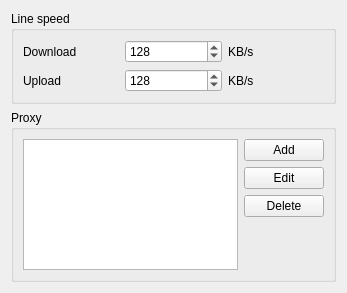
<ui version="4.0" >
 <class>SettingsNetworkForm</class>
 <widget class="QWidget" name="SettingsNetworkForm" >
  <property name="geometry" >
   <rect>
    <x>0</x>
    <y>0</y>
    <width>347</width>
    <height>293</height>
   </rect>
  </property>
  <property name="windowTitle" >
   <string>Network</string>
  </property>
  <layout class="QGridLayout" >
   <item row="0" column="0" >
    <widget class="QGroupBox" name="groupBox" >
     <property name="title" >
      <string>Line speed</string>
     </property>
     <layout class="QGridLayout" >
      <item row="0" column="0" >
       <widget class="QLabel" name="label" >
        <property name="text" >
         <string>Download</string>
        </property>
       </widget>
      </item>
      <item row="0" column="1" >
       <widget class="QSpinBox" name="spinDown" >
        <property name="minimum" >
         <number>1</number>
        </property>
        <property name="maximum" >
         <number>9999999</number>
        </property>
        <property name="singleStep" >
         <number>64</number>
        </property>
        <property name="value" >
         <number>128</number>
        </property>
       </widget>
      </item>
      <item row="0" column="2" >
       <widget class="QLabel" name="label_2" >
        <property name="text" >
         <string>KB/s</string>
        </property>
       </widget>
      </item>
      <item row="1" column="0" >
       <widget class="QLabel" name="label_3" >
        <property name="text" >
         <string>Upload</string>
        </property>
       </widget>
      </item>
      <item row="1" column="1" >
       <widget class="QSpinBox" name="spinUp" >
        <property name="minimum" >
         <number>1</number>
        </property>
        <property name="maximum" >
         <number>9999999</number>
        </property>
        <property name="singleStep" >
         <number>64</number>
        </property>
        <property name="value" >
         <number>128</number>
        </property>
       </widget>
      </item>
      <item row="1" column="2" >
       <widget class="QLabel" name="label_4" >
        <property name="text" >
         <string>KB/s</string>
        </property>
       </widget>
      </item>
     </layout>
    </widget>
   </item>
   <item row="1" column="0" >
    <widget class="QGroupBox" name="groupBox_2" >
     <property name="title" >
      <string>Proxy</string>
     </property>
     <layout class="QGridLayout" >
      <item rowspan="4" row="0" column="0" >
       <widget class="QListWidget" name="listProxys" />
      </item>
      <item row="0" column="1" >
       <widget class="QPushButton" name="pushAdd" >
        <property name="text" >
         <string>Add</string>
        </property>
        <property name="icon" >
         <iconset>
          <normaloff>../../</normaloff>../../</iconset>
        </property>
       </widget>
      </item>
      <item row="1" column="1" >
       <widget class="QPushButton" name="pushEdit" >
        <property name="text" >
         <string>Edit</string>
        </property>
        <property name="icon" >
         <iconset>
          <normaloff>../../</normaloff>../../</iconset>
        </property>
       </widget>
      </item>
      <item row="2" column="1" >
       <widget class="QPushButton" name="pushDelete" >
        <property name="text" >
         <string>Delete</string>
        </property>
        <property name="icon" >
         <iconset>
          <normaloff>../../</normaloff>../../</iconset>
        </property>
       </widget>
      </item>
      <item row="3" column="1" >
       <spacer>
        <property name="orientation" >
         <enum>Qt::Vertical</enum>
        </property>
        <property name="sizeHint" stdset="0" >
         <size>
          <width>20</width>
          <height>40</height>
         </size>
        </property>
       </spacer>
      </item>
     </layout>
    </widget>
   </item>
   <item row="2" column="0" >
    <spacer>
     <property name="orientation" >
      <enum>Qt::Vertical</enum>
     </property>
     <property name="sizeHint" stdset="0" >
      <size>
       <width>20</width>
       <height>40</height>
      </size>
     </property>
    </spacer>
   </item>
  </layout>
 </widget>
 <resources>
  <include location="gfx/resources.qrc" />
 </resources>
 <connections/>
</ui>
